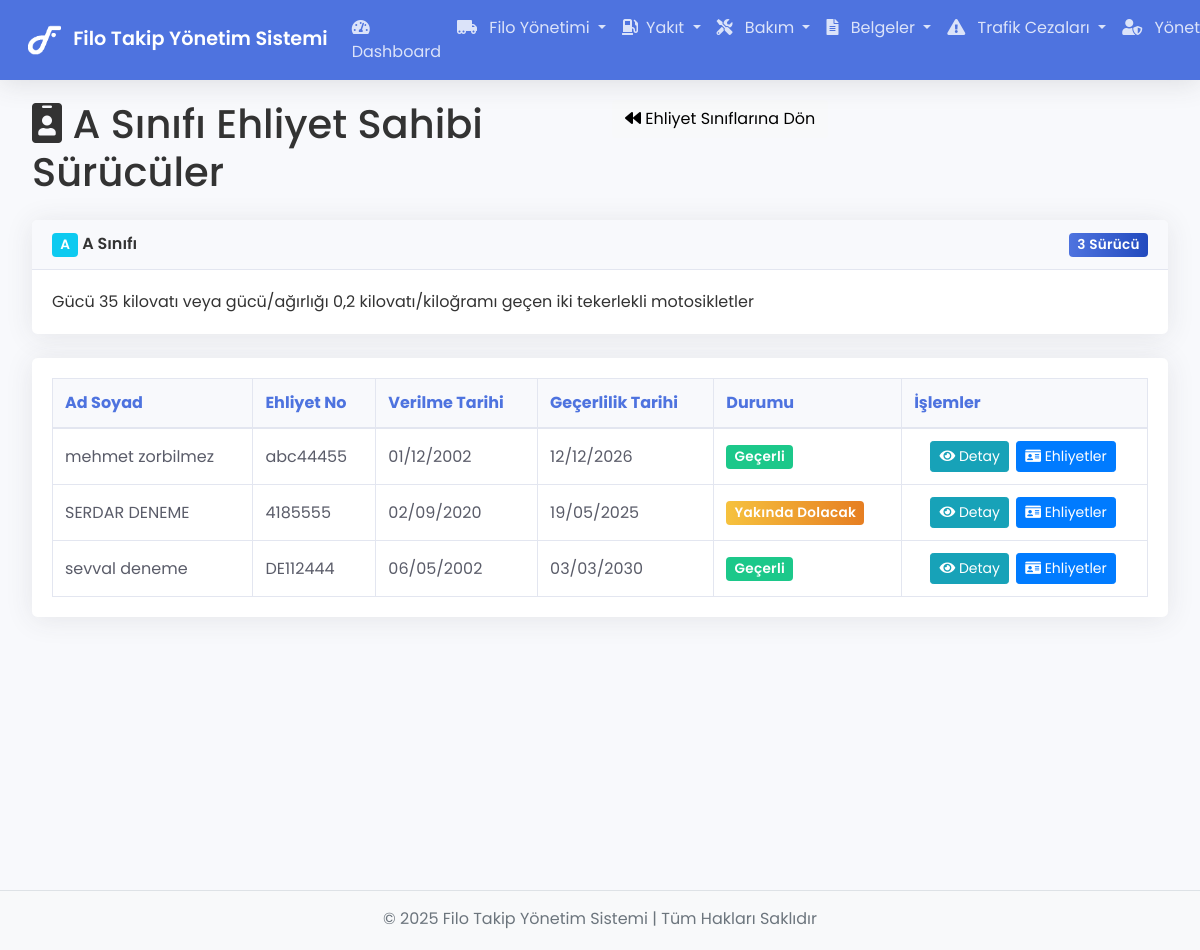
/licensetypes/drivers/4 (signed in), run on the app's committed database.
### tables this page shows
CREATE TABLE `license_types` (
  `id` int(11) NOT NULL,
  `code` varchar(5) NOT NULL,
  `name` varchar(100) NOT NULL,
  `description` text DEFAULT NULL
);

CREATE TABLE `drivers` (
  `id` int(11) NOT NULL,
  `name` varchar(100) NOT NULL,
  `surname` varchar(100) NOT NULL,
  `identity_number` varchar(20) NOT NULL,
  `license_number` varchar(20) NOT NULL,
  `primary_license_type` varchar(5) DEFAULT NULL,
  `license_issue_date` date DEFAULT NULL,
  `license_expiry_date` date DEFAULT NULL,
  `company_id` int(11) DEFAULT NULL,
  `phone` varchar(20) NOT NULL,
  `email` varchar(100) DEFAULT NULL,
  `address` text DEFAULT NULL,
  `birth_date` date DEFAULT NULL,
  `notes` text DEFAULT NULL,
  `status` enum('Aktif','Pasif','İzinli') NOT NULL DEFAULT 'Aktif',
  `created_at` timestamp NOT NULL DEFAULT current_timestamp()
);

CREATE TABLE `driver_licenses` (
  `id` int(11) NOT NULL,
  `driver_id` int(11) NOT NULL,
  `license_type_id` int(11) NOT NULL,
  `issue_date` date DEFAULT NULL,
  `expiry_date` date DEFAULT NULL,
  `notes` text DEFAULT NULL,
  `created_at` timestamp NOT NULL DEFAULT current_timestamp()
);

### app/Controllers/LicenseTypes.php (called while the page is built, shortened)
<?php
class LicenseTypes extends Controller {
    private $licenseTypeModel;
    private $driverModel;
    public function __construct() {
        $this->licenseTypeModel = $this->model('LicenseType');
        $this->driverModel = $this->model('Driver');
    }
    public function drivers($id) {
        $licenseType = $this->licenseTypeModel->getLicenseTypeById($id);
        $drivers = $this->licenseTypeModel->getDriversByLicenseType($id);
        $driverLicenses = [];
        foreach ($drivers as $driver) {
            $licenseInfo = $this->driverModel->getDriverLicenseByType($driver->id, $id);
            $driverLicenses[$driver->id] = $licenseInfo;
        }
        $data = [
            'licenseType' => $licenseType,
            'drivers' => $drivers,
            'driverLicenses' => $driverLicenses,
            'title' => $licenseType->name . ' Ehliyet Sahibi Sürücüler'
        ];
        $this->view('licensetypes/drivers', $data);
    }
}

### app/Core/App.php (called while the page is built, shortened)
<?php
class App {
    protected $currentController;
    protected $currentMethod = 'index';
    public function __construct() {
        $url = $this->getUrl();
        if (!empty($url) && isset($url[0])) {
            $controllerName = ucwords($url[0]);
            $controllerClass = 'App\\Controllers\\' . $controllerName;
            if (class_exists($controllerClass)) {
                unset($url[0]);
            } else {
                error_log('Hata: Controller bulunamadı: ' . $controllerClass);
                $this->errorPage('Controller bulunamadı: ' . $controllerName);
                return;
            }
        }
        try {
            $this->currentController = new $controllerClass();
        } catch (\Throwable $e) {
            error_log('Hata: Controller oluşturulamadı: ' . $e->getMessage());
            $this->errorPage('Controller oluşturulamadı: ' . $e->getMessage());
            return;
        }
        if (isset($url[1])) {
            $methodName = $url[1];
            if (method_exists($this->currentController, $methodName)) {
                $this->currentMethod = $methodName;
                unset($url[1]);
            } else {
                error_log('Hata: Metod bulunamadı: ' . $methodName);
                $this->errorPage('Metod bulunamadı: ' . $methodName);
                return;
            }
        }
        $this->params = $url ? array_values($url) : [];
        try {
            call_user_func_array([$this->currentController, $this->currentMethod], $this->params);
        } catch (\ArgumentCountError $e) {
            error_log('Hata: Parametre sayısı hatası: ' . $e->getMessage());
            $this->errorPage('Yanlış sayıda parametre: ' . $e->getMessage());
        } catch (\Throwable $e) {
            error_log('Hata: ' . $e->getMessage() . "\n" . $e->getTraceAsString());
            $this->errorPage($e->getMessage());
        }
    }
    public function getUrl(): array {
        if (isset($_GET['url'])) {
            $url = rtrim($_GET['url'], '/');
            $url = filter_var($url, FILTER_SANITIZE_URL);
            $url = explode('/', $url);
            return $url;
        }
        return [];
    }
}

### index.php (called while the page is built, shortened)
<?php
$app = new App();

### app/Core/Database.php (called while the page is built, shortened)
<?php
class Database {
    private $host = DB_HOST;
    private $user = DB_USER;
    private $pass = DB_PASS;
    private $dbname = DB_NAME;
    private $dbh;
    private $stmt;
    public function __construct() {
        $dsn = 'mysql:host=' . $this->host . ';dbname=' . $this->dbname . ';charset=utf8';
        $options = [
            \PDO::ATTR_PERSISTENT => true,
            \PDO::ATTR_ERRMODE => \PDO::ERRMODE_EXCEPTION,
            \PDO::ATTR_DEFAULT_FETCH_MODE => \PDO::FETCH_OBJ,
            \PDO::ATTR_EMULATE_PREPARES => false
        ];
        try {
            $this->dbh = new \PDO($dsn, $this->user, $this->pass, $options);
        } catch (\PDOException $e) {
            $this->error = $e->getMessage();
            echo $this->error;
        }
    }
    public function query(string $sql): bool {
        try {
            $this->stmt = $this->dbh->prepare($sql);
            return true;
        } catch (\PDOException $e) {
            error_log("Database::query - PDO Hatası: " . $e->getMessage());
            return false;
        }
    }
    public function bind($param, $value, $type = null): bool {
        try {
            if (is_null($type)) {
                switch (true) {
                    case is_int($value):
                        $type = \PDO::PARAM_INT;
                        break;
                    default:
                        $type = \PDO::PARAM_STR;
                }
            }
            return $this->stmt->bindValue($param, $value, $type);
        } catch (\PDOException $e) {
            error_log("Database::bind - PDO Hatası: " . $e->getMessage());
            return false;
        }
    }
    public function execute(): bool {
        try {
            return $this->stmt->execute();
        } catch (\PDOException $e) {
            error_log("Database::execute - PDO Hatası: " . $e->getMessage());
            return false;
        }
    }
    public function resultSet(): array|false {
        try {
            if ($this->execute()) {
                return $this->stmt->fetchAll();
            }
            return false;
        } catch (\PDOException $e) {
            error_log("Database::resultSet - PDO Hatası: " . $e->getMessage());
            return false;
        }
    }
    public function single(): object|false {
        try {
            if ($this->execute()) {
                $result = $this->stmt->fetch();
                return $result;
            }
            return false;
        } catch (\PDOException $e) {
            error_log("Database::single - PDO Hatası: " . $e->getMessage());
            error_log("Database::single - Hata detayı: " . $e->getTraceAsString());
            error_log("Database::single - Sorgu: " . ($this->stmt ? $this->stmt->queryString : 'Sorgu hazırlanmamış'));
            return false;
        } catch (\Exception $e) {
            error_log("Database::single - Genel Hata: " . $e->getMessage());
            error_log("Database::single - Hata detayı: " . $e->getTraceAsString());
            return false;
        }
    }
}

### app/Models/LicenseType.php (called while the page is built, shortened)
<?php
class LicenseType
{
    private $db;
    public function __construct()
    {
        $this->db = new Database;
    }
    public function getLicenseTypeById($id)
    {
        $this->db->query('SELECT * FROM license_types WHERE id = :id');
        $this->db->bind(':id', $id);
        return $this->db->single();
    }
    public function getDriversByLicenseType($licenseTypeId)
    {
        $this->db->query('
            SELECT DISTINCT d.*
            FROM drivers d
            JOIN driver_licenses dl ON d.id = dl.driver_id
            WHERE dl.license_type_id = :license_type_id
            ORDER BY d.name, d.surname
        ');
        $this->db->bind(':license_type_id', $licenseTypeId);
        return $this->db->resultSet();
    }
}

### app/Models/Driver.php (called while the page is built, shortened)
<?php
class Driver {
    private $db;
    public function __construct() {
        $this->db = new Database;
    }
    public function getDriverLicenseByType($driverId, $licenseTypeId) {
        $this->db->query('
            SELECT dl.*
            FROM driver_licenses dl
            WHERE dl.driver_id = :driver_id AND dl.license_type_id = :license_type_id
        ');
        $this->db->bind(':driver_id', $driverId);
        $this->db->bind(':license_type_id', $licenseTypeId);
        return $this->db->single();
    }
}

### app/views/licensetypes/drivers.php (the view, shortened to what this page needs)
<?php require APPROOT . '/views/inc/header.php'; ?>
<div class="row mb-3">
    <div class="col-md-6">
        <h1><i class="fas fa-id-badge"></i> <?php echo $data['licenseType']->name; ?> Ehliyet Sahibi Sürücüler</h1>
    </div>
    <div class="col-md-6">
        <a href="<?php echo URLROOT; ?>/licensetypes" class="btn btn-light float-right">
            <i class="fa fa-backward"></i> Ehliyet Sınıflarına Dön
        </a>
    </div>
</div>
<div class="card mb-4">
    <div class="card-header">
        <div class="d-flex justify-content-between align-items-center">
            <div>
                <span class="badge bg-info text-white"><?php echo $data['licenseType']->code; ?></span>
                <span class="ml-2"><?php echo $data['licenseType']->name; ?></span>
            </div>
            <div>
                <span class="badge bg-primary"><?php echo count($data['drivers']); ?> Sürücü</span>
            </div>
        </div>
    </div>
    <div class="card-body">
        <p class="card-text"><?php echo $data['licenseType']->description; ?></p>
    </div>
</div>
<?php if(empty($data['drivers'])) : ?>
    <div class="alert alert-info" role="alert">
        <i class="fas fa-info-circle"></i> Bu ehliyet sınıfına sahip sürücü bulunmamaktadır.
    </div>
<?php else : ?>
    <div class="card">
        <div class="card-body">
            <div class="table-responsive">
                <table class="table table-hover table-bordered" id="driversTable">
                    <thead class="thead-dark">
                        <tr>
                            <th>Ad Soyad</th>
                            <th>Ehliyet No</th>
                            <th>Verilme Tarihi</th>
                            <th>Geçerlilik Tarihi</th>
                            <th>Durumu</th>
                            <th>İşlemler</th>
                        </tr>
                    </thead>
                    <tbody>
                        <?php foreach($data['drivers'] as $driver) : ?>
                            <tr>
                                <td><?php echo $driver->name . ' ' . $driver->surname; ?></td>
                                <td><?php echo $driver->license_number; ?></td>
                                <td>
                                    <?php
                                        $licenseInfo = $data['driverLicenses'][$driver->id];
                                        echo ($licenseInfo && $licenseInfo->issue_date) ? date('d/m/Y', strtotime($licenseInfo->issue_date)) : 'Belirtilmemiş';
                                    ?>
                                </td>
                                <td>
                                    <?php
                                        echo ($licenseInfo && $licenseInfo->expiry_date) ? date('d/m/Y', strtotime($licenseInfo->expiry_date)) : 'Belirtilmemiş';
                                    ?>
                                </td>
                                <td>
                                    <?php if($licenseInfo && $licenseInfo->expiry_date) : ?>
                                        <?php if(strtotime($licenseInfo->expiry_date) < time()) : ?>
                                            <span class="badge bg-danger">Süresi Dolmuş</span>
                                        <?php elseif(strtotime($licenseInfo->expiry_date) < strtotime('+3 months')) : ?>
                                            <span class="badge bg-warning">Yakında Dolacak</span>
                                        <?php else : ?>
                                            <span class="badge bg-success">Geçerli</span>
                                        <?php endif; ?>
                                    <?php else : ?>
                                        <span class="badge bg-secondary">Belirtilmemiş</span>
                                    <?php endif; ?>
                                </td>
                                <td>
                                    <a href="<?php echo URLROOT; ?>/drivers/show/<?php echo $driver->id; ?>" class="btn btn-sm btn-info">
                                        <i class="fas fa-eye"></i> Detay
                                    </a>
                                    <a href="<?php echo URLROOT; ?>/licenses/index/<?php echo $driver->id; ?>" class="btn btn-sm btn-primary">
                                        <i class="fas fa-id-card"></i> Ehliyetler
                                    </a>
                                </td>
                            </tr>
                        <?php endforeach; ?>
                    </tbody>
                </table>
            </div>
        </div>
    </div>
<?php endif; ?>
<?php require APPROOT . '/views/inc/footer.php'; ?>

### data on the page
license_types: name "A Sınıfı", code "A", description "Gücü 35 kilovatı veya gücü/ağırlığı 0,2 kilovatı/kiloğramı geçen iki tekerlekli motosikletler"
drivers: name "mehmet", surname "zorbilmez", license_number "abc44455", shows "Geçerli"
driver_licenses: issue_date "01/12/2002", expiry_date "12/12/2026"
drivers: name "SERDAR", surname "DENEME", license_number "4185555", shows "Yakında Dolacak"
driver_licenses: issue_date "02/09/2020", expiry_date "19/05/2025"
drivers: name "sevval", surname "deneme", license_number "DE112444", shows "Geçerli"
driver_licenses: issue_date "06/05/2002", expiry_date "03/03/2030"

### other printed values
SITENAME "Filo Takip Yönetim Sistemi"
count($data['drivers']) "3"
